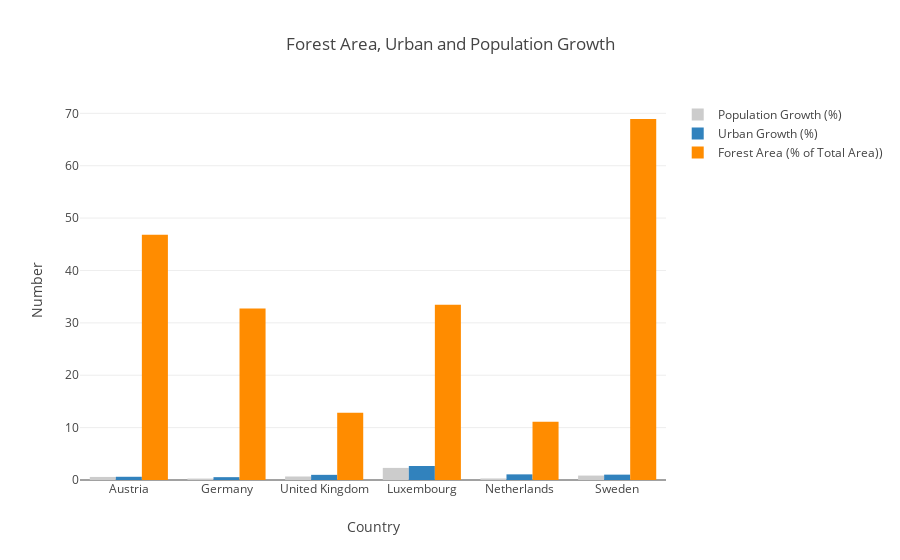

Source (notebook cell):
### Code cell
# Next I will create a bar graph to better analyse the data and relationship
urb = go.Bar(
    x=dfeuro.index,
    y=dfeuro['Urban Growth (%)'],
    name='Urban Growth (%)',
    marker=dict(
        color='rgb(49,130,189)'
    )
)
pop = go.Bar(
    x=dfeuro.index,
    y=dfeuro['Population Growth (%)'],
    name='Population Growth (%)',
    marker=dict(
        color='rgb(204,204,204)',
    )
)

forest = go.Bar(
    x=dfeuro.index,
    y=dfeuro['Forest Area (% of Total Area)'],
    name='Forest Area (% of Total Area))',
    marker=dict(
        color='rgb(255,140,0)',
    )
)

layout = {
  'xaxis': {'title': 'Country'},
  'yaxis': {'title': 'Number'},
  'title': 'Forest Area, Urban and Population Growth'
};


iplot(go.Figure(data=[pop, urb, forest], layout = layout))

### Figure 1 — Plotly figure (JSON) as saved in the notebook; plotly's stock layout.template omitted (floating-point values rounded to 4 significant figures)
{"data": [{"marker": {"color": "rgb(204,204,204)"}, "name": "Population Growth (%)", "type": "bar", "x": ["Austria", "Germany", "United Kingdom", "Luxembourg", "Netherlands", "Sweden"], "y": [0.5841, 0.2729, 0.6695, 2.311, 0.2948, 0.8473]}, {"marker": {"color": "rgb(49,130,189)"}, "name": "Urban Growth (%)", "type": "bar", "x": ["Austria", "Germany", "United Kingdom", "Luxembourg", "Netherlands", "Sweden"], "y": [0.6145, 0.543, 0.9843, 2.67, 1.078, 1.024]}, {"marker": {"color": "rgb(255,140,0)"}, "name": "Forest Area (% of Total Area))", "type": "bar", "x": ["Austria", "Germany", "United Kingdom", "Luxembourg", "Netherlands", "Sweden"], "y": [46.84, 32.72, 12.85, 33.47, 11.12, 68.92]}], "layout": {"title": "Forest Area, Urban and Population Growth", "xaxis": {"title": "Country"}, "yaxis": {"title": "Number"}}}
